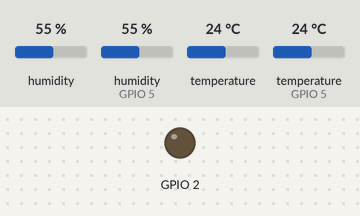
Bench run of a program on a simulated ESP8266 (NodeMCU). Parts: output pins drawn as LEDs (lit = HIGH). The inputs (shaded band) are chosen by the test bench; at power-on: humidity 55 %, humidity (sensor on GPIO 5) 55 %, temperature 24 °C, temperature (sensor on GPIO 5) 24 °C. Uploads are accepted with an empty reply; what the program prints to the serial monitor is not drawn.

Above: at 0.0 s.
At 2.5 s:
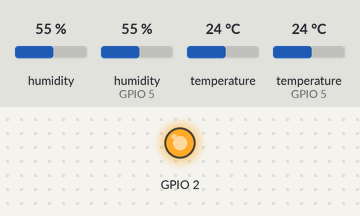
Timing chart, 0 to 4.0 s (numbered marks = the images above):
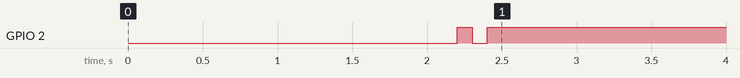

The program:

main.cpp
```cpp
#include <Arduino.h>
#include "requests.h"
#include "sensor_XGS600.h"
#include "sensor_DHT22.h"


int resetCounter = 0;

void setup() {
  // Sensors
  init_XGS600();
  init_DHT22(0);
  init_DHT22(1);
  // Requests
  init_wifi();
  init_timer();

  delay(500);

  // Serial.begin(115200);
  // while(!Serial) {};
}

void loop() {
  if(updateFlag()) {
    String payload;
    // Read sensors
    payload = read_XGS600();
    send_data(payload);

    payload = read_DHT22(0);
    send_data(payload);

    payload = read_DHT22(1);
    send_data(payload);

    updateFlagToFalse();

    resetCounter++;
  }

  if(wdtFlagStatus()) {
    ESP.wdtFeed();
    wdtFlagToFalse();
  }

  if(resetCounter >= 720) {
    ESP.restart();
  }

  delay(10);
}
```
